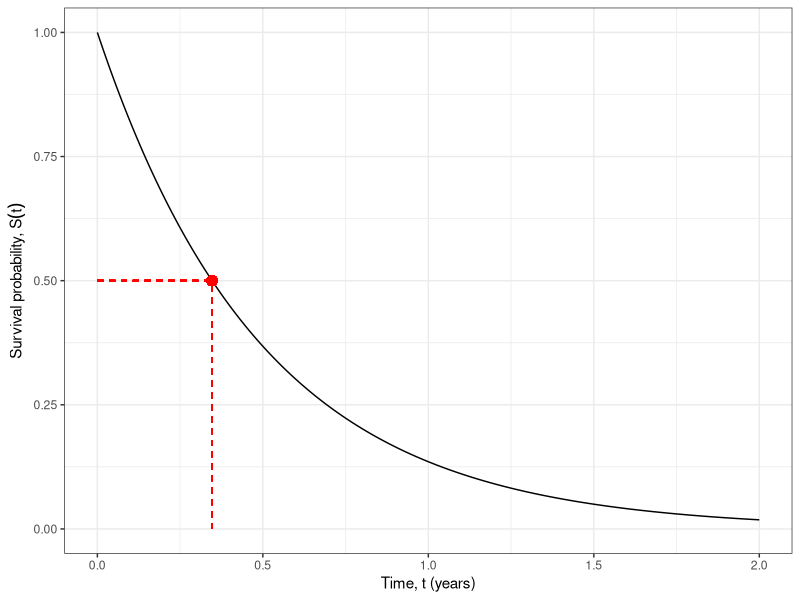
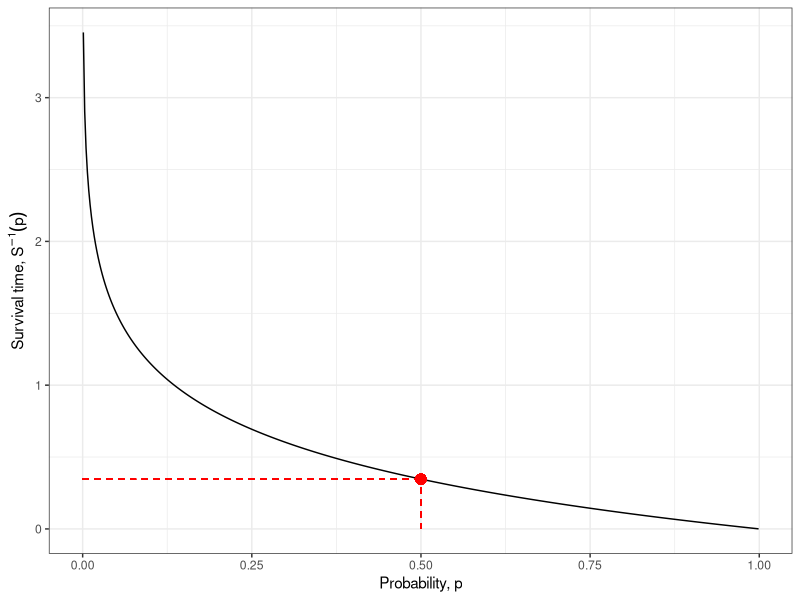

These charts were generated, in order, by the following R code:
## ---- chunk 1
#| code-fold: true
library(ggplot2)

lam <- 2
t_med <- log(2) / lam
t_seq <- seq(0, 2, length.out = 500)
p_seq <- seq(0.001, 0.999, length.out = 500)

ggplot(
  data.frame(t = t_seq, s = exp(-lam * t_seq)),
  aes(x = t, y = s)
) +
  geom_line() +
  geom_segment(
    aes(x = 0, xend = t_med, y = 0.5, yend = 0.5),
    linetype = "dashed", color = "red"
  ) +
  geom_segment(
    aes(x = t_med, xend = t_med, y = 0, yend = 0.5),
    linetype = "dashed", color = "red"
  ) +
  geom_point(aes(x = t_med, y = 0.5), color = "red", size = 3) +
  labs(
    x = "Time, t (years)",
    y = expression("Survival probability, " * S(t))
  ) +
  theme_bw()
## ---- chunk 2
#| code-fold: true
ggplot(
  data.frame(p = p_seq, isf = -log(p_seq) / lam),
  aes(x = p, y = isf)
) +
  geom_line() +
  geom_segment(
    aes(x = 0.5, xend = 0.5, y = 0, yend = t_med),
    linetype = "dashed", color = "red"
  ) +
  geom_segment(
    aes(x = 0, xend = 0.5, y = t_med, yend = t_med),
    linetype = "dashed", color = "red"
  ) +
  geom_point(aes(x = 0.5, y = t_med), color = "red", size = 3) +
  labs(
    x = "Probability, p",
    y = expression("Survival time, " * S^{-1} * (p))
  ) +
  theme_bw()
## ---- chunk 3
#| code-fold: show
qexp(p = 0.5, rate = 2)
